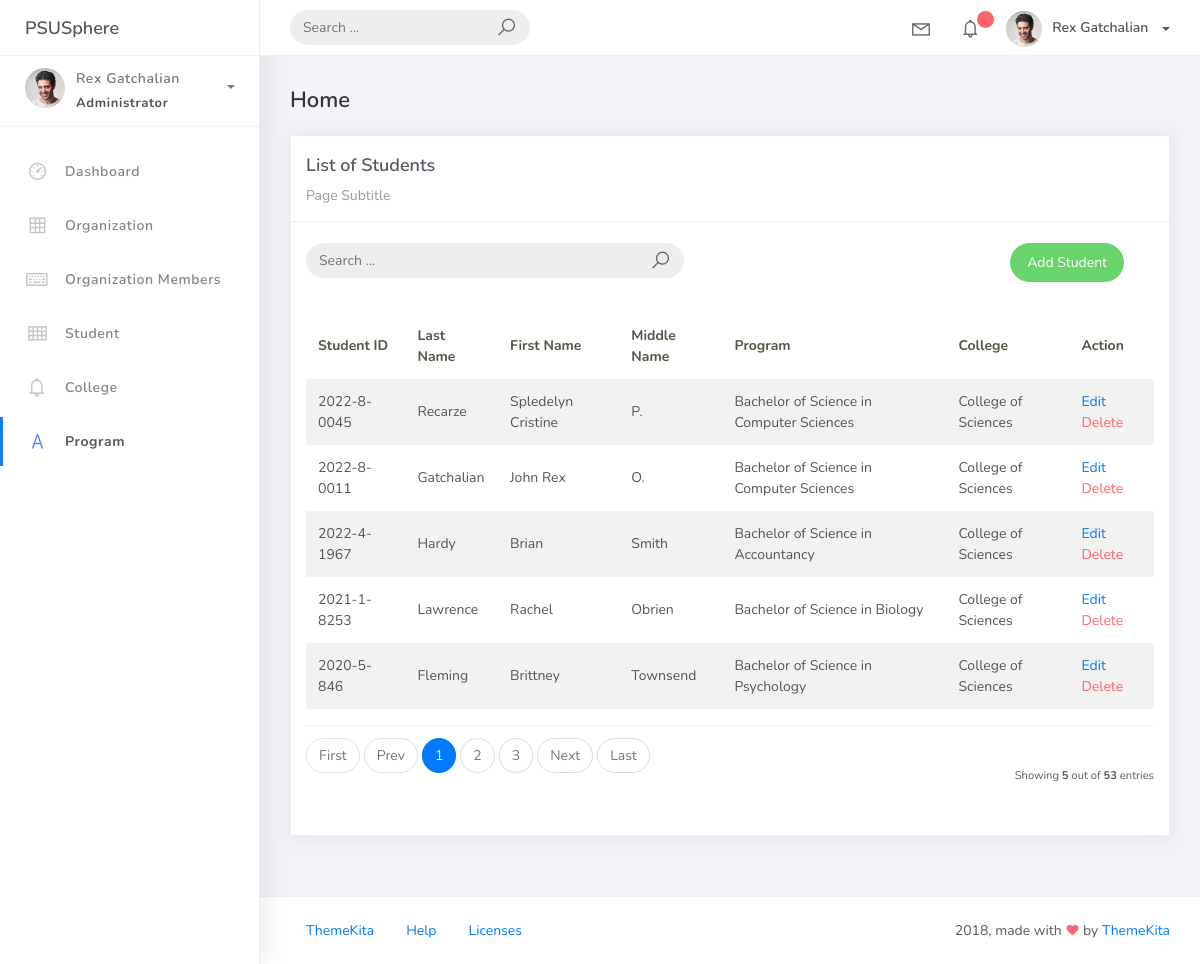
The page /student/ on the database its author committed.
### psusphere/models.py (models this page shows, shortened)
class BaseModel(models.Model):
    created_at = models.DateTimeField(auto_now_add=True, db_index=True)
    updated_at = models.DateTimeField(auto_now=True)
    class Meta:
        abstract = True

class Student(BaseModel):
    student_id = models.CharField(max_length=15)
    lastname = models.CharField(max_length=25)
    firstname = models.CharField(max_length=25)
    middlename = models.CharField(max_length=25, blank=True, null=True)
    program = models.ForeignKey(Program, on_delete=models.CASCADE)
    college = models.ForeignKey(College, on_delete=models.CASCADE, default=1)

class Program(BaseModel):
    prog_name = models.CharField(max_length=150)
    college = models.ForeignKey(College, on_delete=models.CASCADE)
    def __str__(self):
        return self.prog_name

class College(BaseModel):
    college_name = models.CharField(max_length=150)
    def __str__(self):
        return self.college_name

### psusphere/views.py (the view, shortened to what this page needs)
# urls.py: path('student/', StudentList.as_view(), name="student"),
class StudentList(ListView):
    model = Student
    context_object_name = "student"
    template_name = "student/student.html"
    paginate_by = 5
    def get_queryset(self, *args, **kwargs):
        qs = super(StudentList, self).get_queryset(*args, **kwargs)
        return qs

### projectsite/templates/student/student.html (shortened to what this page needs)
{% extends 'base.html' %}
{% load static %}
{% block content %}
<div class="content">
    <div class="container-fluid">
        <h4 class="page-title">Home</h4>
        <div class="row">
            <div class="col-md-12">
                <div class="card">
                    <div class="card-header">
                        <div class="card-title">List of Students</div>
                        <div class="card-category">Page Subtitle</div>
                    </div>
                    <br>
                    <div class="col-md-12 row">
                        <div class="col-md-6">
                            <form class="navbar-left navbar-form nav-search mr-md-3" action="{% url 'student' %}">
                                <div class="input-group">
                                    <input type="text" placeholder="Search ..." class="form-control" name="q" value="{{request.GET.q}}"/>
                                    <div class="input-group-append">
                                        <span class="input-group-text">
                                            <i class="la la-search search-icon"></i>
                                        </span>
                                    </div>
                                </div>
                            </form>
                        </div>
                        <div class="col-md-6">
                            <div class="pull-right">
                                <a href="{% url 'student_add' %}" class="btn btn-success btn-rounded">Add Student</a>
                            </div>
                        </div>
                    </div>
                    <div class="card-body">
                        <table class="table table-striped mt-3">
                            <thead>
                                <tr>
                                    <th scope="col">Student ID</th>
                                    <th scope="col">Last Name</th>
                                    <th scope="col">First Name</th>
                                    <th scope="col">Middle Name</th>
                                    <th scope="col">Program</th>
                                    <th scope="col">College</th>
                                    <th scope="col">Action</th>
                                </tr>
                            </thead>
                            <tbody>
                                {% for object in object_list %}
                                    <tr>
                                        <td>{{ object.student_id }}</td>
                                        <td>{{ object.lastname }}</td>
                                        <td>{{ object.firstname }}</td>
                                        <td>{{ object.middlename }}</td>
                                        <td>{{ object.program }}</td>
                                        <td>{{ object.college }}</td>
                                        <td><a href="{% url 'student_edit' object.id %}">Edit</a>
                                            <a href="{% url 'student_del' object.id %}" class="text-danger">Delete</a>
                                        </td>
                                    </tr>
                                {% endfor %}
                            </tbody>
                        </table>
                        {% include 'includes/pagination.html' %}
                    </div>
                </div>
            </div>
        </div>
    </div>
</div>
{% endblock %}

### rows shown on the page
Student: student_id "2022-8-0045", lastname "Recarze", firstname "Spledelyn Cristine", middlename "P.", program "Bachelor of Science in Computer Sciences", college "College of Sciences"
Student: student_id "2022-8-0011", lastname "Gatchalian", firstname "John Rex", middlename "O.", program "Bachelor of Science in Computer Sciences", college "College of Sciences"
Student: student_id "2022-4-1967", lastname "Hardy", firstname "Brian", middlename "Smith", program "Bachelor of Science in Accountancy", college "College of Sciences"
Student: student_id "2021-1-8253", lastname "Lawrence", firstname "Rachel", middlename "Obrien", program "Bachelor of Science in Biology", college "College of Sciences"
Student: student_id "2020-5-846", lastname "Fleming", firstname "Brittney", middlename "Townsend", program "Bachelor of Science in Psychology", college "College of Sciences"

### other values the page prints
{{ page_num }} "1"
{{ page_num }} "2" "3"
{{ object_list.count }} "5"
{{ paginator.count }} "53"
